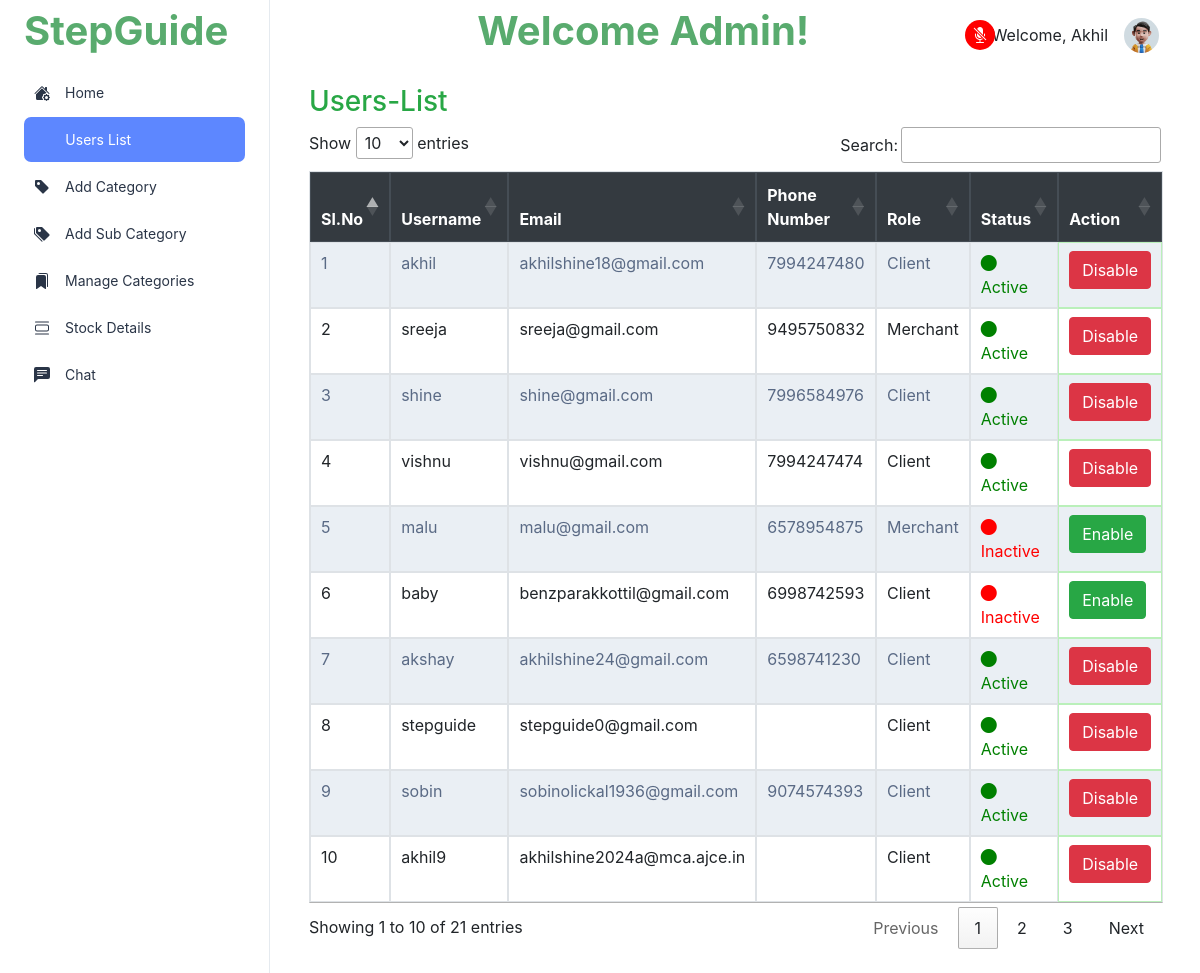
The page /userview.html/ (signed in) on the database as committed earlier.
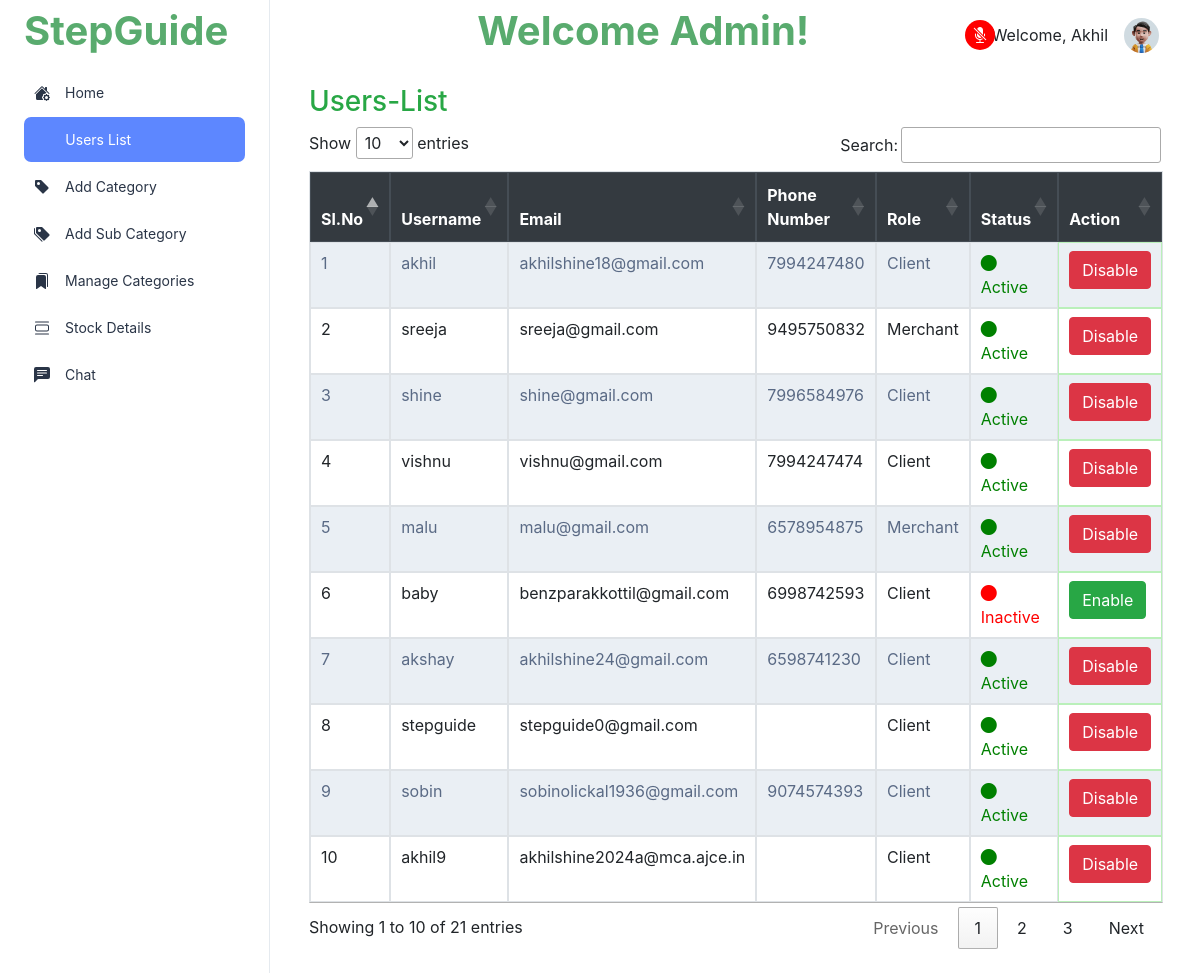
The same page on the database as committed later.
### StepGuideApp/models.py (models this page shows, shortened)
class CustomUser(AbstractUser):
    CLIENT = 1
    ADMIN = 2
    MERCHANT = 3
    AGENT = 4
    ROLE_CHOICE = (
        (CLIENT, 'Client'),
        (ADMIN,'Admin'),
        (MERCHANT,'Merchant'),
        (AGENT,'Agent'),
    )
    username = models.CharField(max_length=100,unique=True)
    first_name = models.CharField(max_length=100,)
    last_name = models.CharField(max_length=100)
    email = models.EmailField(max_length=100,unique=True)
    phone_no = models.CharField(max_length=12)
    user_type = models.PositiveSmallIntegerField(choices=ROLE_CHOICE, blank=True, null=True)
    object = UserManager()
    USERNAME_FIELD = 'username'
    REQUIRED_FIELDS = ['phone_no','email','first_name','last_name','password']

### StepGuideApp/views.py (the view)
# urls.py: path('userview.html/',views.userview,name='userview'),
def userview(request):
    if request.user.is_authenticated:
        user = request.user
        if user.user_type == CustomUser.ADMIN and not request.path == reverse('userview'):
            return redirect(reverse('userview'))
        elif user.user_type == CustomUser.CLIENT and not request.path == reverse('index'):
            return redirect(reverse('index'))
        elif user.user_type == CustomUser.MERCHANT and not request.path == reverse('mdashboard2'):
            return redirect(reverse('mdashboard2'))
    else:
        return redirect(reverse('index'))
    users = CustomUser.objects.filter(~Q(is_superuser=True))
    return render(request, 'userview.html', {'users': users})

### template/userview.html (shortened to what the changed rows need)
{% load static %}
<!doctype html>
<html lang="en">
<head>
  <link rel="stylesheet" href="{% static "dashboard1/css/styles.min.css" %}" />
  <link href="https://cdn.jsdelivr.net/npm/bootstrap-icons@1.17.0/font/bootstrap-icons.css" rel="stylesheet">
  <link rel="stylesheet" href="https://maxcdn.bootstrapcdn.com/bootstrap/4.5.2/css/bootstrap.min.css">
  <link rel="stylesheet" href="https://cdn.jsdelivr.net/npm/bootstrap-icons@1.11.3/font/bootstrap-icons.min.css">
  <link rel="stylesheet" href="https://cdn.jsdelivr.net/npm/bootstrap-icons@1.10.0/font/bootstrap-icons.css">
  <link rel="stylesheet" href="https://cdn.datatables.net/1.11.5/css/jquery.dataTables.min.css">
</head>
<body>
  <div class="page-wrapper" id="main-wrapper" data-layout="vertical" data-navbarbg="skin6" data-sidebartype="full"
    data-sidebar-position="fixed" data-header-position="fixed">
    <div class="body-wrapper">
      <div class="container-fluid">
        <div class="container table-container">
            <table id="userTable" class="table table-striped table-bordered">
                <thead class="thead-dark">
                    <tr>
                        <th>Sl.No</th>
                        <th>Username</th>
                        <th>Email</th>
                        <th>Phone Number</th>
                        <th>Role</th>
                        <th>Status</th>
                        <th>Action</th>
                    </tr>
                </thead>
                <tbody>
                    {% for user in users %}
                    <tr>
                        <td>{{ forloop.counter }}</td>
                        <td>{{ user.username }}</td>
                        <td>{{ user.email }}</td>
                        <td>{{ user.phone_no }}</td>
                        <td>
                            {% if user.user_type == 1 %}
                                Client
                            {% elif user.user_type == 2 %}
                                Admin
                            {% elif user.user_type == 3 %}
                                Merchant
                            {% elif user.user_type == 4 %}
                            Agent
                            {% elif user.user_type == null %}
                            Client
                            {% endif %}
                        </td>
                        <td>
                            {% if user.is_active %}
                                <span style="color: green;">
                                    <i class="bi bi-circle-fill"></i> Active
                                </span>
                            {% else %}
                                <span style="color: red;">
                                    <i class="bi bi-circle-fill"></i> Inactive
                                </span>
                            {% endif %}
                        </td>
                        <td class="cell" style="border: .5px solid rgb(186, 240, 186); ">
                            {% if user.is_active %}
                                <a href="{% url 'disable_account' user.id %}">
                                    <button class="btn btn-danger">Disable</button>
                                </a>
                            {% else %}
                                <a href="{% url 'enable_account' user.id %}">
                                    <button class="btn btn-success">Enable</button>
                                </a>
                            {% endif %}
                        </td>
                    </tr>
                    {% endfor %}
                </tbody>
            </table>
        </div>
    </div>
</div>
</div>
    </body>
    </html>

Rows that differ between the two databases and show on the page:
changed CustomUser "malu": is_active "Inactive Enable" → "Active Disable"
